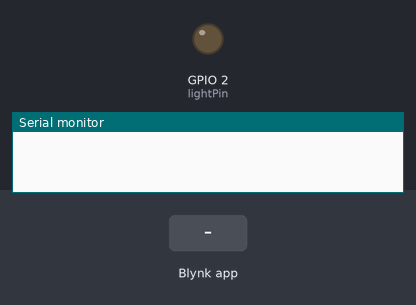
A sketch run on a simulated ESP32. Parts: output pins drawn as LEDs (lit = HIGH), the last lines printed to the serial monitor. The test bench sets the inputs (shaded band). WiFi joins after 1.5 s; servers stay silent unless stated.

Above: at 3.0 s.
3.1 s: Blynk app writes 1 to V1
At 3.5 s:
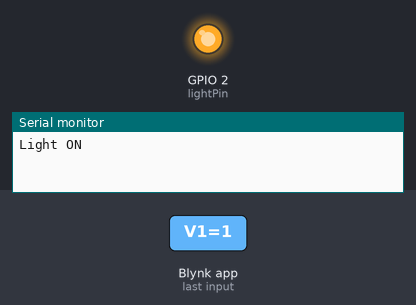
4.6 s: Blynk app writes 0 to V1
At 5.9 s:
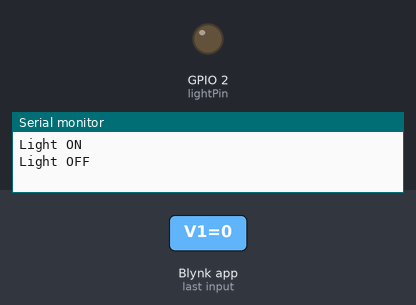
Timing chart, 0 to 7.6 s (numbered marks = the images above; inputs shaded):
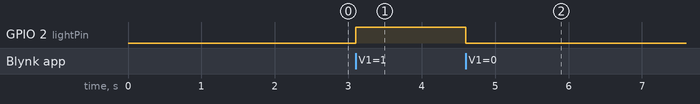

The sketch:

LED_blynk.ino
```cpp
// Blynk template information
#define BLYNK_TEMPLATE_ID "TMPL33QYJj3Ss"
#define BLYNK_TEMPLATE_NAME "Plant watering system"

// Include the necessary libraries
#include <WiFi.h>
#include <WiFiClient.h>
#include <BlynkSimpleEsp32.h>

// Define the pin for the light (LED)
#define lightPin 2

// Enter your Blynk Auth token
char auth[] = "2V4ug0ZLzSvaGuPDHaTmG-3Q108UboHm";

// Enter your WiFi credentials
char ssid[] = "Robomanthan4g";
char pass[] = "12345678";

void setup() {
  // Start the serial communication for debugging purposes
  Serial.begin(115200);

  // Set the light pin as output
  pinMode(lightPin, OUTPUT);

  // Initialize the light to OFF state
  digitalWrite(lightPin, LOW);

  // Connect to Blynk
  Blynk.begin(auth, ssid, pass);
}

BLYNK_WRITE(V1) {
  // This function is called whenever there is a change on Virtual Pin V1
  int lightState = param.asInt();  // Get the state of the button on Blynk app

  if (lightState == 1) {
    digitalWrite(lightPin, HIGH);  // Turn the light ON
    Serial.println("Light ON");
  } else {
    digitalWrite(lightPin, LOW);   // Turn the light OFF
    Serial.println("Light OFF");
  }
}

void loop() {
  Blynk.run();  // Run the Blynk library
}
```

Measured:
- after the input at 3.1 s, GPIO 2 (lightPin): LOW → HIGH at once
- after the input at 4.6 s, GPIO 2 (lightPin): HIGH → LOW at once
